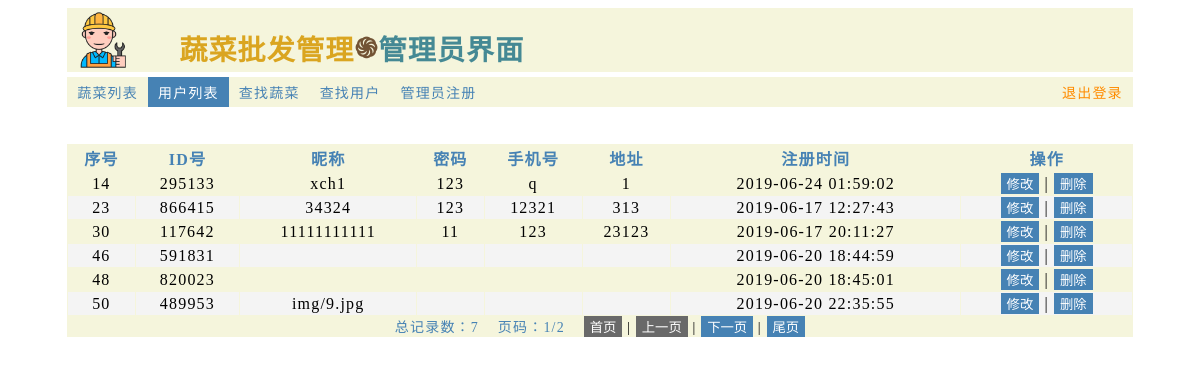
Screenshot of /user_message.php (signed in) with the database file from the repository.
### tables this page shows
CREATE TABLE IF NOT EXISTS `users_message` (
  `id` int(11) NOT NULL AUTO_INCREMENT,
  `run_id` int(10) NOT NULL,
  `nickname` varchar(20) NOT NULL,
  `password` varchar(20) NOT NULL,
  `phone_number` varchar(11) DEFAULT NULL,
  `address` varchar(30) DEFAULT NULL,
  `add_time` datetime NOT NULL,
  PRIMARY KEY (`id`)
);

### user_message.php (the view, shortened to what this page needs)
<link href="css/style.css" rel="stylesheet" type="text/css">
<html>
	<head>
		<link href="css/navigation.css" rel="stylesheet" type="text/css">
	</head>
	<body >
        <?php include('css/header_admin.php') ?>
		<div class="nav">
		<a class="left " href="vege_message.php">蔬菜列表</a>
		<a class="left current" href="user_message.php">用户列表</a>
		<a class="left " href="select_vege.php">查找蔬菜</a>
		<a class="left " href="select_user.php">查找用户</a>
		<a class="left " href="admin_add.php"  >管理员注册</a>
	    <a style="color: darkorange;" class="right" href="admin_logout.php">退出登录</a>
		</div>
	</body>
</html>
<?php
include 'conn/dbpdo.php';
$sql1="select count(*) from users_message";
$ps=$pdo->query($sql1);
$rows=$ps->fetchColumn(0);
$pageSize=6;
$pageCount=(int)ceil($rows/$pageSize);
if(isset($_GET['p'])){
		$currentPage=$_GET['p'];
	}else{
		$currentPage=1;
	}
$first=($currentPage-1)*$pageSize;
$sql2="select * from users_message order by id limit $first,$pageSize";
$ps2=$pdo->query($sql2);
echo '<table class="ah" border=2><br><br></caption><tr><th>序号</th><th>ID号</th><th>昵称</th><th>密码</th><th>手机号</th><th>地址</th><th>注册时间</th><th>操作</th></tr>';
foreach($ps2 as $arr){
	echo "
	<body style='text-align: center;' >
		<tr>
			<td align='center'>{$arr['id']}</td>
			<td align='center'>{$arr['run_id']}</td>
			<td align='center'>{$arr['nickname']}</td>
			<td align='center'>{$arr['password']}</td>
			<td align='center'>{$arr['phone_number']}</td>
			<td align='center'>{$arr['address']}</td>
			<td align='center'>{$arr['add_time']}</td>
			<td align='center'><a href='amend_user.php?id={$arr['id']}'><button class='bt3' >修改</button></a> | <a href='delete_user.php?id={$arr['id']}'><button class='bt3'>删除</button></a></td></tr></body>";
}
echo '</table>';
$pageUp=$currentPage-1;
$pageDn=$currentPage+1;
echo '<div class="ah">';
ECHO "<a style='width: 90%; background-color: beige;margin: 5px auto 5px auto;'>总记录数：{$rows}&nbsp;&nbsp;&nbsp;&nbsp;页码：{$currentPage}/{$pageCount}&nbsp;&nbsp;&nbsp;&nbsp;</a>";
if($currentPage==1){
	echo "<button class='bt4' >首页</button> | <button class='bt4' >上一页</button> |";
}else{
    echo "<a href=user_message.php?p=1><button class='bt3' >首页</button></a> | <a href=user_message.php?p={$pageUp}><button class='bt3' >上一页</button></a> |";
	}
if($currentPage==$pageCount){
	echo " <button class='bt4' >下一页</button> | <button class='bt4' >尾页</button>";
}else{
    echo " <a href=user_message.php?p={$pageDn}><button class='bt3' >下一页</button></a> | <a href=user_message.php?p={$pageCount}><button class='bt3' >尾页</button></a>";
	}
	echo '</div>'
?>

### css/style.css (style rules this page uses)
* { font-family: "微软雅黑"; }
table { border-collapse:collapse;border: 1px solid beige; }
table tr:nth-child(1) { background: beige; color: steelblue; cursor: default; }
tr:nth-child(odd) { background:#F4F4F4; }
.bt3 { background-color: steelblue;color: white;border:0; }
.bt4 { background-color:dimgray;color: white;border:0; }
.ah { width: 90%; background-color:beige;margin: 0 auto }

### css/navigation.css (style rules this page uses)
body { font-size: 14px; letter-spacing: 1.2px; }
a { color: steelblue;text-decoration: none; }
.nav { width: 90%; background-color: beige;margin: 5px auto 5px auto; }
.nav .left { float: left; padding: 5px 10px 5px 10px; }
.nav .right { float: right; padding: 5px 10px 5px 10px }
.nav .current { background-color: steelblue;color: white; }

### css/header_admin.php (style rules this page uses)
.ah { width: 90%; background-color:beige;margin: 0 auto }

### rows the page displays
users_message: id "14", run "295133", nickname "xch1", password "123", phone_number "q", address "1", add_time "2019-06-24 01:59:02"
users_message: id "23", run "866415", nickname "34324", password "123", phone_number "12321", address "313", add_time "2019-06-17 12:27:43"
users_message: id "30", run "117642", nickname "11111111111", password "11", phone_number "123", address "23123", add_time "2019-06-17 20:11:27"
users_message: id "46", run "591831", add_time "2019-06-20 18:44:59"
users_message: id "48", run "820023", add_time "2019-06-20 18:45:01"
users_message: id "50", run "489953", nickname "img/9.jpg", add_time "2019-06-20 22:35:55"

### other values shown
$rows "7"
$currentPage "1"
$pageCount "2"
